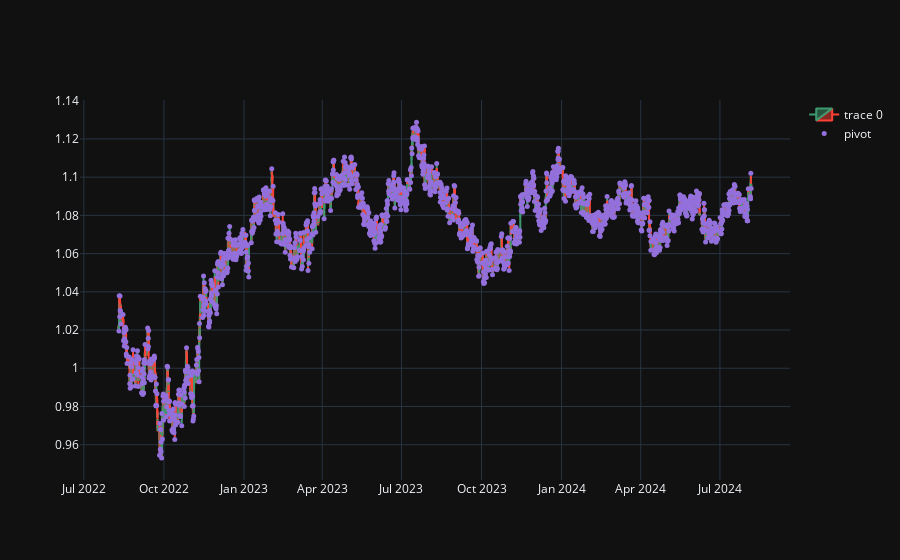

Notebook cell for this chart:
### Code cell
dfpl = df
fig = go.Figure(data=[go.Candlestick(x=dfpl.date,
                open=dfpl['open'],
                high=dfpl['high'],
                low=dfpl['low'],
                close=dfpl['close'])])

fig.add_scatter(x=dfpl.date, y=dfpl['pointpos'], mode="markers",
                marker=dict(size=5, color="MediumPurple"),
                name="pivot")
fig.update_layout(xaxis_rangeslider_visible=False)
fig.show()

### Figure 1 — Plotly figure (JSON) as saved in the notebook; plotly's stock layout.template omitted (floating-point values rounded to 4 significant figures; data arrays with more than 128 entries replaced by an {"elided": "..."} marker saying what was removed)
{"data": [{"close": {"elided": "12360 float values"}, "high": {"elided": "12360 float values"}, "low": {"elided": "12360 float values"}, "open": {"elided": "12360 float values"}, "x": {"elided": "12360 str values"}, "type": "candlestick"}, {"marker": {"color": "MediumPurple", "size": 5}, "mode": "markers", "name": "pivot", "x": {"elided": "12360 str values"}, "y": {"elided": "12360 float values"}, "type": "scatter"}], "layout": {"xaxis": {"rangeslider": {"visible": false}}}}
